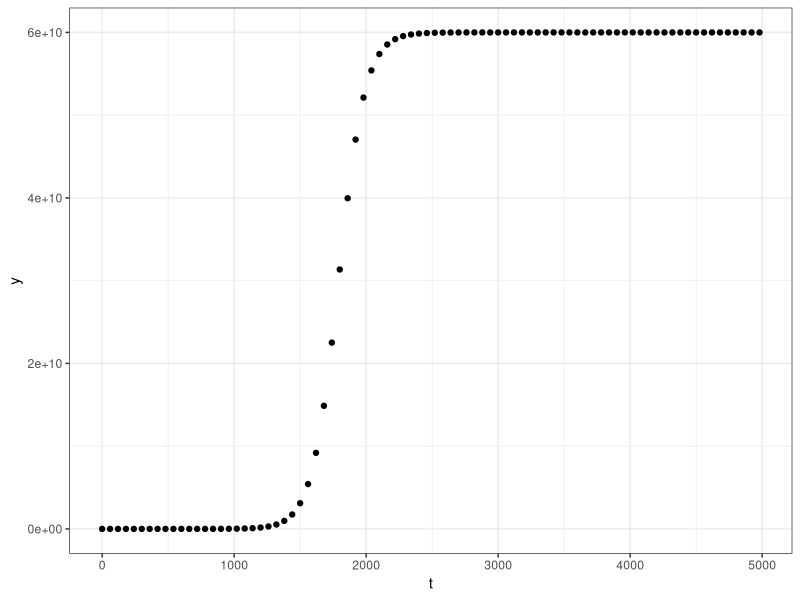
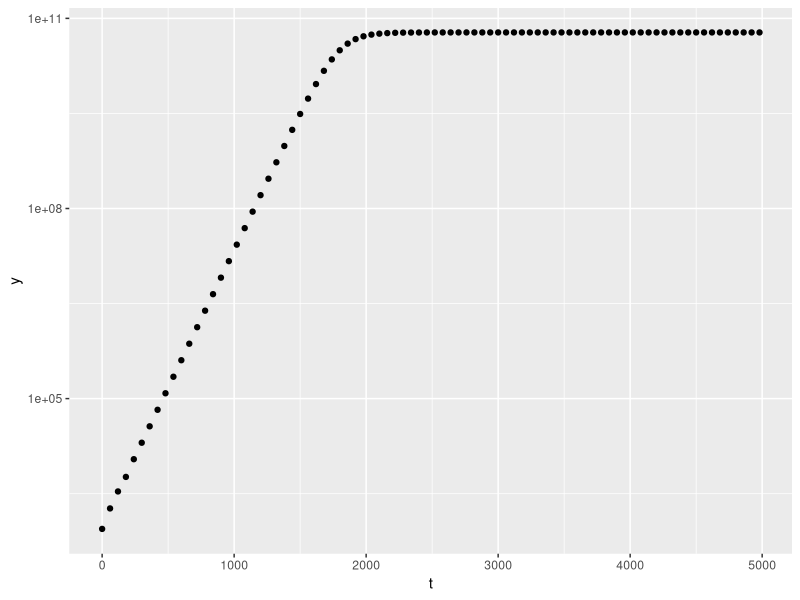
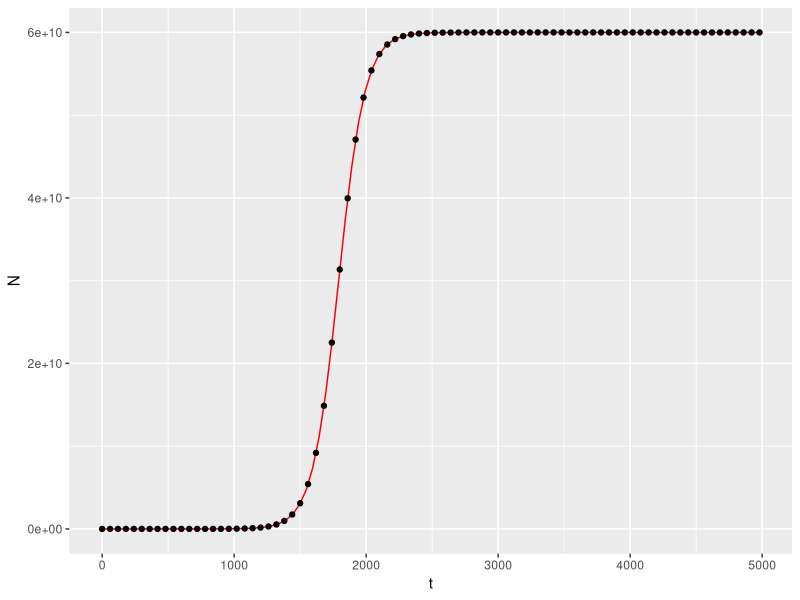
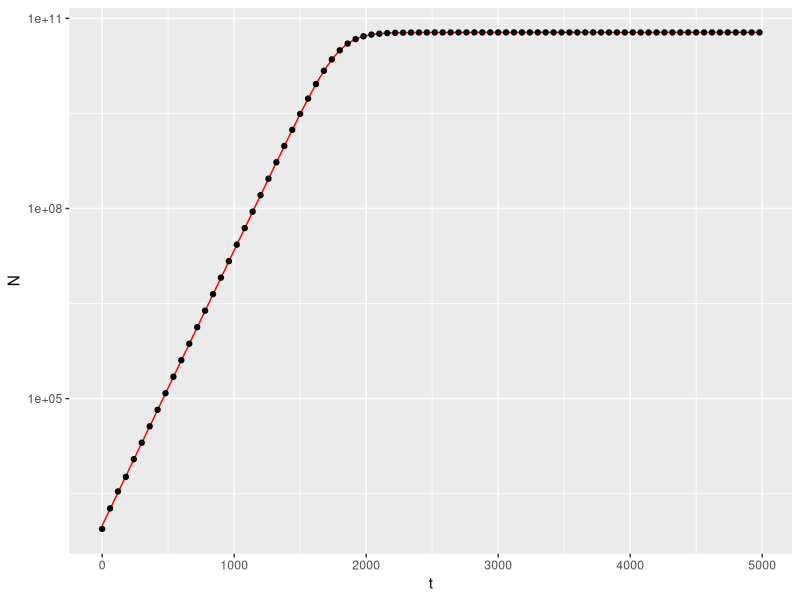
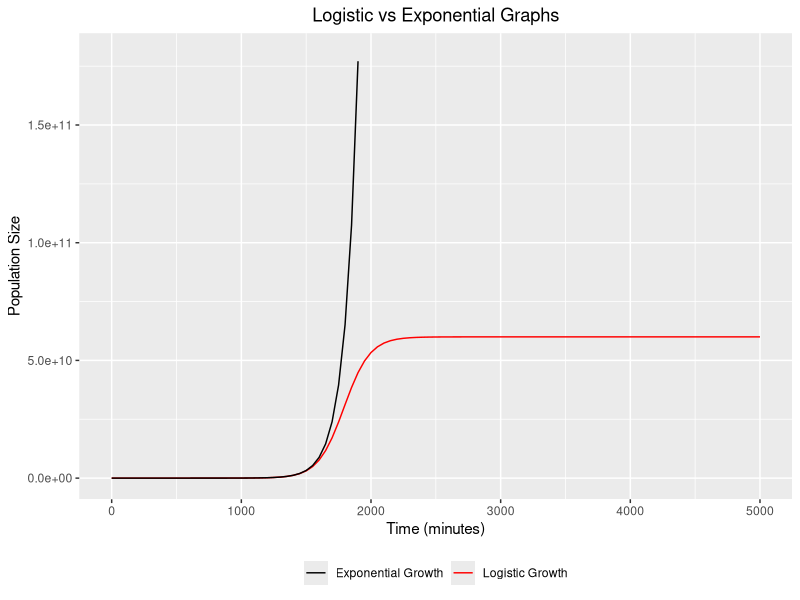
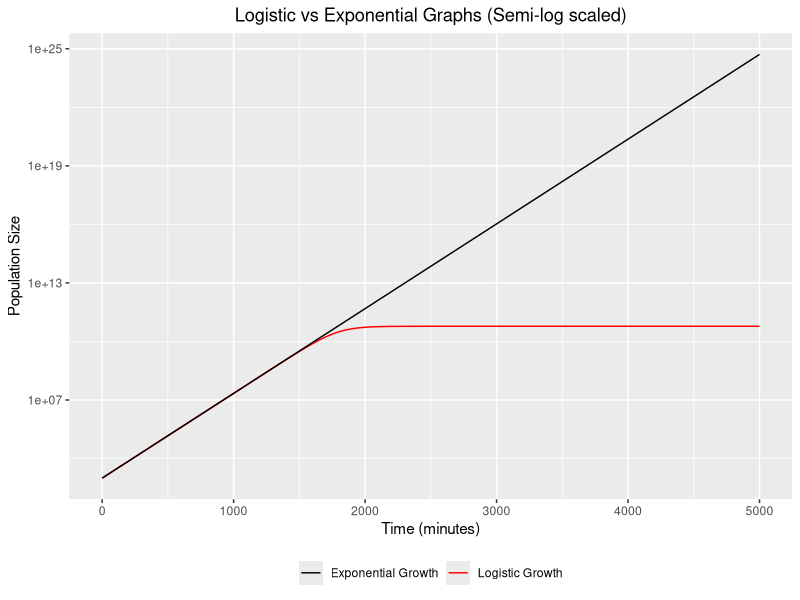

Write the R code that produced these figures, in order.
## ---- chunk 1
#| warning: false

growth_data <- read.csv("experiment.csv")

install.packages("ggplot2")
library(ggplot2)

#Standard Time vs Population Plot
ggplot(aes(t,N), data = growth_data) +
  
  geom_point() +
  
  xlab("t") +
  
  ylab("y") +
  
  theme_bw()


#Semi-log plot
ggplot(aes(t,N), data = growth_data) +
  
  geom_point() +
  
  xlab("t") +
  
  ylab("y") +
  
  scale_y_continuous(trans='log10')

## ---- chunk 2
#| warning: false
#| results: hide
#Script to estimate the model parameters using a linear approximation

install.packages("dplyr")
library(dplyr)

#We assume the programs are run in series -- no need to re-read the data file
#growth_data <- read.csv("experiment.csv")


#This is not actually a great way to do the fitting, since it is not very reusable
#   (for example, if we change the data). A better way would be to do a logistic 
#   regression directly by minimizing squared loss, but that would require
#   numerical optimization techniques.
#Case 1. K >> N0, t is small

data_subset1 <- growth_data %>% filter(t<1550) %>% mutate(N_log = log(N))

model1 <- lm(N_log ~ t, data_subset1)
#Case 2. N(t) = K

data_subset2 <- growth_data %>% filter(t>4000)

model2 <- lm(N ~ 1, data_subset2)

## ---- chunk 3
summary(model1)
summary(model2)
## ---- chunk 4
#Script to plot data and model

#growth_data <- read.csv("experiment.csv")

logistic_fun <- function(t) {
  
  N <- (N0*K*exp(r*t))/(K-N0+N0*exp(r*t))
  
  return(N)
  
}
#This increases flexibility/mutability
N0 <- exp(coef(model1)[1]) #
  
r <- coef(model1)[2] #
  
K <- coef(model2)[1] #

ggplot(aes(t,N), data = growth_data) +
  
  geom_function(fun=logistic_fun, colour="red") +
  
  geom_point()

  #scale_y_continuous(trans='log10')


ggplot(aes(t,N), data = growth_data) +
  
  geom_function(fun=logistic_fun, colour="red") +
  
  geom_point() +

  scale_y_continuous(trans='log10')



## ---- chunk 5
#| warning: false
#Definition of exponential function
exponential_fun <- function(t) {
  
  Nt <- N0*exp(r*t)
  
  return(Nt)
  
}

#For Scale reasons, we only show the plot between N0 < Population_Size < 3*K Refer to the interactive version for the full plot.
ggplot() +
  
  geom_function(aes(color = "Logistic Growth"), fun=logistic_fun) +
  
  geom_function(aes(color = "Exponential Growth"), fun=exponential_fun) +
  
  xlim(0, 5000) +
  
  ylim(N0, 3*K) +
  
  xlab("Time (minutes)") +
  
  ylab("Population Size") +
  
  ggtitle("Logistic vs Exponential Graphs") +
  
  scale_color_manual(values = c("Logistic Growth" = "red", 
                                "Exponential Growth" = "black")) +
  
  theme(plot.title = element_text(hjust = 0.5),
        legend.title = element_blank(),  
        legend.position = "bottom") +
  
  geom_point()

#The Semi-Log plot comparison is better for Comparison

ggplot() +
  
  geom_function(aes(color = "Logistic Growth"), fun=logistic_fun) +
  
  geom_function(aes(color = "Exponential Growth"), fun=exponential_fun) +
  
  xlim(0, 5000) +
  
  scale_y_continuous(trans='log10') + 
  
  xlab("Time (minutes)") +
  
  ylab("Population Size") +
  
  ggtitle("Logistic vs Exponential Graphs (Semi-log scaled)") +
  
  scale_color_manual(values = c("Logistic Growth" = "red", 
                                "Exponential Growth" = "black")) +
  
  theme(plot.title = element_text(hjust = 0.5),
        legend.title = element_blank(),  
        legend.position = "bottom") +
  
  geom_point()




